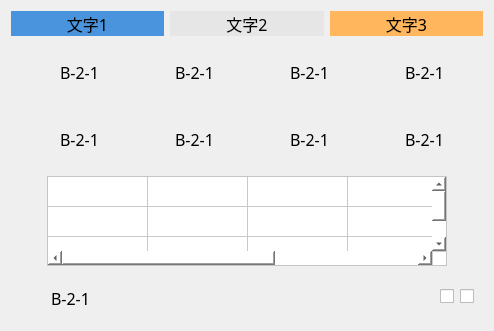
   <widget class="QWidget" name="verLayWidget12_2" native="true">
    <property name="geometry">
     <rect>
      <x>1500</x>
      <y>300</y>
      <width>404</width>
      <height>229</height>
     </rect>
    </property>
    <layout class="QVBoxLayout" name="verticalLayout_18">
     <item>
      <layout class="QHBoxLayout" name="horizontalLayout_134">
       <item>
        <widget class="QLabel" name="label_135">
         <property name="minimumSize">
          <size>
           <width>0</width>
           <height>25</height>
          </size>
         </property>
         <property name="maximumSize">
          <size>
           <width>16777215</width>
           <height>25</height>
          </size>
         </property>
         <property name="font">
          <font>
           <family>黑体</family>
           <pointsize>12</pointsize>
          </font>
         </property>
         <property name="autoFillBackground">
          <bool>false</bool>
         </property>
         <property name="styleSheet">
          <string notr="true">background-color: rgb(74, 148, 222);</string>
         </property>
         <property name="text">
          <string>文字1</string>
         </property>
         <property name="alignment">
          <set>Qt::AlignCenter</set>
         </property>
        </widget>
       </item>
       <item>
        <widget class="QLabel" name="label_148">
         <property name="minimumSize">
          <size>
           <width>0</width>
           <height>25</height>
          </size>
         </property>
         <property name="maximumSize">
          <size>
           <width>16777215</width>
           <height>25</height>
          </size>
         </property>
         <property name="font">
          <font>
           <family>黑体</family>
           <pointsize>12</pointsize>
          </font>
         </property>
         <property name="autoFillBackground">
          <bool>false</bool>
         </property>
         <property name="styleSheet">
          <string notr="true">background-color: rgb(230, 230, 230);</string>
         </property>
         <property name="text">
          <string>文字2</string>
         </property>
         <property name="alignment">
          <set>Qt::AlignCenter</set>
         </property>
        </widget>
       </item>
       <item>
        <widget class="QLabel" name="label_149">
         <property name="minimumSize">
          <size>
           <width>0</width>
           <height>25</height>
          </size>
         </property>
         <property name="maximumSize">
          <size>
           <width>16777215</width>
           <height>25</height>
          </size>
         </property>
         <property name="font">
          <font>
           <family>黑体</family>
           <pointsize>12</pointsize>
          </font>
         </property>
         <property name="autoFillBackground">
          <bool>false</bool>
         </property>
         <property name="styleSheet">
          <string notr="true">background-color: rgb(255, 182, 92);</string>
         </property>
         <property name="text">
          <string>文字3</string>
         </property>
         <property name="alignment">
          <set>Qt::AlignCenter</set>
         </property>
        </widget>
       </item>
      </layout>
     </item>
     <item>
      <widget class="QWidget" name="" native="true">
       <layout class="QHBoxLayout" name="horizontalLayout_135">
        <item>
         <widget class="QWidget" name="" native="true">
          <layout class="QHBoxLayout" name="horizontalLayout_136">
           <item>
            <widget class="QLabel" name="label_150">
             <property name="minimumSize">
              <size>
               <width>25</width>
               <height>25</height>
              </size>
             </property>
             <property name="maximumSize">
              <size>
               <width>25</width>
               <height>25</height>
              </size>
             </property>
             <property name="styleSheet">
              <string notr="true">border-image: url(:/img/false.png);</string>
             </property>
             <property name="text">
              <string/>
             </property>
            </widget>
           </item>
           <item>
            <widget class="QLabel" name="label1_92">
             <property name="minimumSize">
              <size>
               <width>60</width>
               <height>25</height>
              </size>
             </property>
             <property name="maximumSize">
              <size>
               <width>60</width>
               <height>25</height>
              </size>
             </property>
             <property name="font">
              <font>
               <family>黑体</family>
               <pointsize>12</pointsize>
              </font>
             </property>
             <property name="text">
              <string>B-2-1</string>
             </property>
            </widget>
           </item>
          </layout>
         </widget>
        </item>
        <item>
         <widget class="QWidget" name="" native="true">
          <layout class="QHBoxLayout" name="horizontalLayout_137">
           <item>
            <widget class="QLabel" name="label_151">
             <property name="minimumSize">
              <size>
               <width>25</width>
               <height>25</height>
              </size>
             </property>
             <property name="maximumSize">
              <size>
               <width>25</width>
               <height>25</height>
              </size>
             </property>
             <property name="styleSheet">
              <string notr="true">border-image: url(:/img/false.png);</string>
             </property>
             <property name="text">
              <string/>
             </property>
            </widget>
           </item>
           <item>
            <widget class="QLabel" name="label1_155">
             <property name="minimumSize">
              <size>
               <width>60</width>
               <height>25</height>
              </size>
             </property>
             <property name="maximumSize">
              <size>
               <width>60</width>
               <height>25</height>
              </size>
             </property>
             <property name="font">
              <font>
               <family>黑体</family>
               <pointsize>12</pointsize>
              </font>
             </property>
             <property name="text">
              <string>B-2-1</string>
             </property>
            </widget>
           </item>
          </layout>
         </widget>
        </item>
        <item>
         <widget class="QWidget" name="" native="true">
          <layout class="QHBoxLayout" name="horizontalLayout_138">
           <item>
            <widget class="QLabel" name="label_152">
             <property name="minimumSize">
              <size>
               <width>25</width>
               <height>25</height>
              </size>
             </property>
             <property name="maximumSize">
              <size>
               <width>25</width>
               <height>25</height>
              </size>
             </property>
             <property name="styleSheet">
              <string notr="true">border-image: url(:/img/false.png);</string>
             </property>
             <property name="text">
              <string/>
             </property>
            </widget>
           </item>
           <item>
            <widget class="QLabel" name="label1_156">
             <property name="minimumSize">
              <size>
               <width>60</width>
               <height>25</height>
              </size>
             </property>
             <property name="maximumSize">
              <size>
               <width>60</width>
               <height>25</height>
              </size>
             </property>
             <property name="font">
              <font>
               <family>黑体</family>
               <pointsize>12</pointsize>
              </font>
             </property>
             <property name="text">
              <string>B-2-1</string>
             </property>
            </widget>
           </item>
          </layout>
         </widget>
        </item>
        <item>
         <widget class="QWidget" name="" native="true">
          <layout class="QHBoxLayout" name="horizontalLayout_139">
           <item>
            <widget class="QLabel" name="label_153">
             <property name="minimumSize">
              <size>
               <width>25</width>
               <height>25</height>
              </size>
             </property>
             <property name="maximumSize">
              <size>
               <width>25</width>
               <height>25</height>
              </size>
             </property>
             <property name="styleSheet">
              <string notr="true">border-image: url(:/img/false.png);</string>
             </property>
             <property name="text">
              <string/>
             </property>
            </widget>
           </item>
           <item>
            <widget class="QLabel" name="label1_171">
             <property name="minimumSize">
              <size>
               <width>60</width>
               <height>25</height>
              </size>
             </property>
             <property name="maximumSize">
              <size>
               <width>60</width>
               <height>25</height>
              </size>
             </property>
             <property name="font">
              <font>
               <family>黑体</family>
               <pointsize>12</pointsize>
              </font>
             </property>
             <property name="text">
              <string>B-2-1</string>
             </property>
            </widget>
           </item>
          </layout>
         </widget>
        </item>
       </layout>
      </widget>
     </item>
     <item>
      <widget class="QWidget" name="" native="true">
       <layout class="QHBoxLayout" name="horizontalLayout_140">
        <item>
         <widget class="QWidget" name="" native="true">
          <layout class="QHBoxLayout" name="horizontalLayout_141">
           <item>
            <widget class="QLabel" name="label_154">
             <property name="minimumSize">
              <size>
               <width>25</width>
               <height>25</height>
              </size>
             </property>
             <property name="maximumSize">
              <size>
               <width>25</width>
               <height>25</height>
              </size>
             </property>
             <property name="text">
              <string/>
             </property>
            </widget>
           </item>
           <item>
            <widget class="QLabel" name="label1_172">
             <property name="minimumSize">
              <size>
               <width>60</width>
               <height>25</height>
              </size>
             </property>
             <property name="maximumSize">
              <size>
               <width>60</width>
               <height>25</height>
              </size>
             </property>
             <property name="font">
              <font>
               <family>黑体</family>
               <pointsize>12</pointsize>
              </font>
             </property>
             <property name="text">
              <string>B-2-1</string>
             </property>
            </widget>
           </item>
          </layout>
         </widget>
        </item>
        <item>
         <widget class="QWidget" name="" native="true">
          <layout class="QHBoxLayout" name="horizontalLayout_142">
           <item>
            <widget class="QLabel" name="label_155">
             <property name="minimumSize">
              <size>
               <width>25</width>
               <height>25</height>
              </size>
             </property>
             <property name="maximumSize">
              <size>
               <width>25</width>
               <height>25</height>
              </size>
             </property>
             <property name="styleSheet">
              <string notr="true">border-image: url(:/img/false.png);</string>
             </property>
             <property name="text">
              <string/>
             </property>
            </widget>
           </item>
           <item>
            <widget class="QLabel" name="label1_173">
             <property name="minimumSize">
              <size>
               <width>60</width>
               <height>25</height>
              </size>
             </property>
             <property name="maximumSize">
              <size>
               <width>60</width>
               <height>25</height>
              </size>
             </property>
             <property name="font">
              <font>
               <family>黑体</family>
               <pointsize>12</pointsize>
              </font>
             </property>
             <property name="text">
              <string>B-2-1</string>
             </property>
            </widget>
           </item>
          </layout>
         </widget>
        </item>
        <item>
         <widget class="QWidget" name="" native="true">
          <layout class="QHBoxLayout" name="horizontalLayout_143">
           <item>
            <widget class="QLabel" name="label_156">
             <property name="minimumSize">
              <size>
               <width>25</width>
               <height>25</height>
              </size>
             </property>
             <property name="maximumSize">
              <size>
               <width>25</width>
               <height>25</height>
              </size>
             </property>
             <property name="styleSheet">
              <string notr="true">border-image: url(:/img/false.png);</string>
             </property>
             <property name="text">
              <string/>
             </property>
            </widget>
           </item>
           <item>
            <widget class="QLabel" name="label1_174">
             <property name="minimumSize">
              <size>
               <width>60</width>
               <height>25</height>
              </size>
             </property>
             <property name="maximumSize">
              <size>
               <width>60</width>
               <height>25</height>
              </size>
             </property>
             <property name="font">
              <font>
               <family>黑体</family>
               <pointsize>12</pointsize>
              </font>
             </property>
             <property name="text">
              <string>B-2-1</string>
             </property>
            </widget>
           </item>
          </layout>
         </widget>
        </item>
        <item>
         <widget class="QWidget" name="" native="true">
          <layout class="QHBoxLayout" name="horizontalLayout_144">
           <item>
            <widget class="QLabel" name="label_157">
             <property name="minimumSize">
              <size>
               <width>25</width>
               <height>25</height>
              </size>
             </property>
             <property name="maximumSize">
              <size>
               <width>25</width>
               <height>25</height>
              </size>
             </property>
             <property name="styleSheet">
              <string notr="true">border-image: url(:/img/false.png);</string>
             </property>
             <property name="text">
              <string/>
             </property>
            </widget>
           </item>
           <item>
            <widget class="QLabel" name="label1_175">
             <property name="minimumSize">
              <size>
               <width>60</width>
               <height>25</height>
              </size>
             </property>
             <property name="maximumSize">
              <size>
               <width>60</width>
               <height>25</height>
              </size>
             </property>
             <property name="font">
              <font>
               <family>黑体</family>
               <pointsize>12</pointsize>
              </font>
             </property>
             <property name="text">
              <string>B-2-1</string>
             </property>
            </widget>
           </item>
          </layout>
         </widget>
        </item>
       </layout>
      </widget>
     </item>
     <item>
      <layout class="QHBoxLayout" name="horizontalLayout_145">
       <item>
        <spacer name="horizontalSpacer_34">
         <property name="orientation">
          <enum>Qt::Horizontal</enum>
         </property>
         <property name="sizeHint" stdset="0">
          <size>
           <width>40</width>
           <height>20</height>
          </size>
         </property>
        </spacer>
       </item>
       <item>
        <widget class="QTableWidget" name="tableWidget12_2">
         <property name="minimumSize">
          <size>
           <width>400</width>
           <height>90</height>
          </size>
         </property>
         <property name="maximumSize">
          <size>
           <width>400</width>
           <height>90</height>
          </size>
         </property>
         <property name="font">
          <font>
           <family>黑体</family>
           <pointsize>11</pointsize>
          </font>
         </property>
         <property name="autoFillBackground">
          <bool>false</bool>
         </property>
         <property name="styleSheet">
          <string notr="true">gridline-color: rgb(200, 200, 200);
background-color: rgb(255, 255, 255);
</string>
         </property>
         <property name="dragDropOverwriteMode">
          <bool>true</bool>
         </property>
         <property name="selectionMode">
          <enum>QAbstractItemView::NoSelection</enum>
         </property>
         <property name="showGrid">
          <bool>true</bool>
         </property>
         <property name="gridStyle">
          <enum>Qt::SolidLine</enum>
         </property>
         <property name="sortingEnabled">
          <bool>false</bool>
         </property>
         <property name="wordWrap">
          <bool>true</bool>
         </property>
         <property name="cornerButtonEnabled">
          <bool>true</bool>
         </property>
         <property name="rowCount">
          <number>3</number>
         </property>
         <property name="columnCount">
          <number>5</number>
         </property>
         <attribute name="horizontalHeaderVisible">
          <bool>false</bool>
         </attribute>
         <attribute name="horizontalHeaderCascadingSectionResizes">
          <bool>false</bool>
         </attribute>
         <attribute name="horizontalHeaderHighlightSections">
          <bool>true</bool>
         </attribute>
         <attribute name="horizontalHeaderShowSortIndicator" stdset="0">
          <bool>false</bool>
         </attribute>
         <attribute name="horizontalHeaderStretchLastSection">
          <bool>true</bool>
         </attribute>
         <attribute name="verticalHeaderVisible">
          <bool>false</bool>
         </attribute>
         <attribute name="verticalHeaderCascadingSectionResizes">
          <bool>false</bool>
         </attribute>
         <attribute name="verticalHeaderHighlightSections">
          <bool>true</bool>
         </attribute>
         <attribute name="verticalHeaderShowSortIndicator" stdset="0">
          <bool>false</bool>
         </attribute>
         <attribute name="verticalHeaderStretchLastSection">
          <bool>true</bool>
         </attribute>
         <row>
          <property name="text">
           <string>新建行</string>
          </property>
          <property name="font">
           <font>
            <family>Agency FB</family>
            <pointsize>11</pointsize>
           </font>
          </property>
         </row>
         <row>
          <property name="text">
           <string>新建行</string>
          </property>
          <property name="font">
           <font>
            <family>Agency FB</family>
            <pointsize>11</pointsize>
           </font>
          </property>
         </row>
         <row/>
         <column>
          <property name="text">
           <string>新建列</string>
          </property>
          <property name="font">
           <font>
            <pointsize>11</pointsize>
           </font>
          </property>
          <property name="foreground">
           <brush brushstyle="SolidPattern">
            <color alpha="255">
             <red>0</red>
             <green>0</green>
             <blue>0</blue>
            </color>
           </brush>
          </property>
         </column>
         <column>
          <property name="text">
           <string>新建列</string>
          </property>
          <property name="font">
           <font>
            <pointsize>11</pointsize>
           </font>
          </property>
         </column>
         <column>
          <property name="text">
           <string>新建列</string>
          </property>
          <property name="font">
           <font>
            <family>Agency FB</family>
            <pointsize>11</pointsize>
           </font>
          </property>
         </column>
         <column>
          <property name="text">
           <string>新建列</string>
          </property>
          <property name="font">
           <font>
            <family>Agency FB</family>
            <pointsize>11</pointsize>
           </font>
          </property>
         </column>
         <column/>
         <item row="0" column="0">
          <property name="text">
           <string/>
          </property>
          <property name="font">
           <font>
            <pointsize>11</pointsize>
           </font>
          </property>
         </item>
        </widget>
       </item>
       <item>
        <spacer name="horizontalSpacer_47">
         <property name="orientation">
          <enum>Qt::Horizontal</enum>
         </property>
         <property name="sizeHint" stdset="0">
          <size>
           <width>40</width>
           <height>20</height>
          </size>
         </property>
        </spacer>
       </item>
      </layout>
     </item>
     <item>
      <widget class="QWidget" name="widget" native="true">
       <layout class="QHBoxLayout" name="horizontalLayout_146">
        <item>
         <widget class="QLabel" name="label_158">
          <property name="minimumSize">
           <size>
            <width>25</width>
            <height>25</height>
           </size>
          </property>
          <property name="maximumSize">
           <size>
            <width>25</width>
            <height>25</height>
           </size>
          </property>
          <property name="styleSheet">
           <string notr="true">border-image: url(:/img/false.png);</string>
          </property>
          <property name="text">
           <string/>
          </property>
         </widget>
        </item>
        <item>
         <widget class="QLabel" name="label1_176">
          <property name="minimumSize">
           <size>
            <width>60</width>
            <height>30</height>
           </size>
          </property>
          <property name="maximumSize">
           <size>
            <width>60</width>
            <height>25</height>
           </size>
          </property>
          <property name="font">
           <font>
            <family>黑体</family>
            <pointsize>12</pointsize>
           </font>
          </property>
          <property name="text">
           <string>B-2-1</string>
          </property>
         </widget>
        </item>
        <item>
         <spacer name="horizontalSpacer_48">
          <property name="orientation">
           <enum>Qt::Horizontal</enum>
          </property>
          <property name="sizeHint" stdset="0">
           <size>
            <width>40</width>
            <height>20</height>
           </size>
          </property>
         </spacer>
        </item>
        <item>
         <widget class="QCheckBox" name="checkBox_21">
          <property name="maximumSize">
           <size>
            <width>16777215</width>
            <height>30</height>
           </size>
          </property>
          <property name="styleSheet">
           <string notr="true">QCheckBox::indicator:unchecked {
width:80px;height:25px; image:url(:/img/Off.png);
}
QCheckBox::indicator:checked {
width:80px;height:25px; image:url(:/img/On.png);
}</string>
          </property>
          <property name="text">
           <string/>
          </property>
         </widget>
        </item>
        <item>
         <widget class="QCheckBox" name="checkBox_22">
          <property name="maximumSize">
           <size>
            <width>16777215</width>
            <height>30</height>
           </size>
          </property>
          <property name="styleSheet">
           <string notr="true">QCheckBox::indicator:unchecked {
width:80px;height:25px; image:url(:/img/Off.png);
}
QCheckBox::indicator:checked {
width:80px;height:25px; image:url(:/img/On.png);
}</string>
          </property>
          <property name="text">
           <string/>
          </property>
         </widget>
        </item>
       </layout>
      </widget>
     </item>
    </layout>
   </widget>
